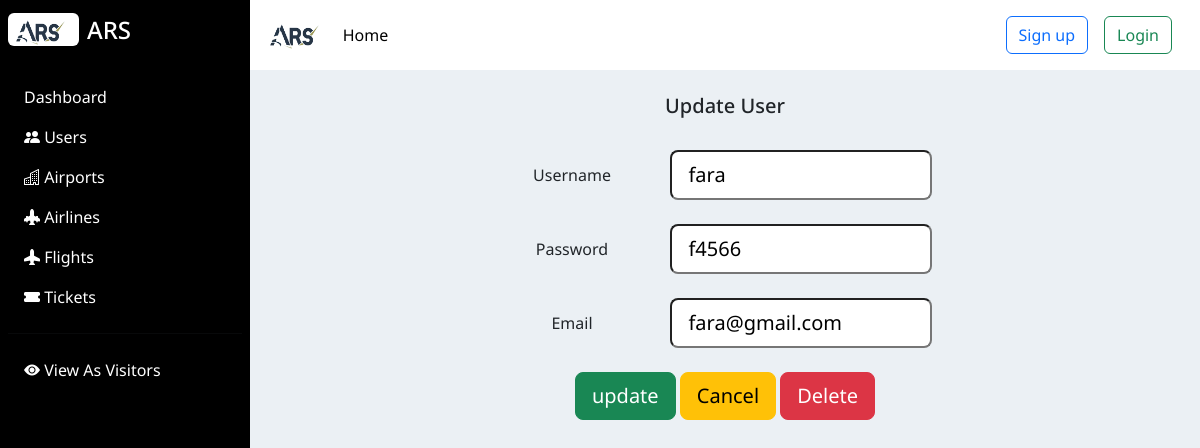
Page /src/auth/update.php?id=1006 on the committed database.
### tables this page shows
CREATE TABLE `user` (
  `id` int(11) NOT NULL,
  `username` varchar(50) NOT NULL,
  `password` varchar(30) NOT NULL,
  `email` varchar(50) NOT NULL,
  `passport` varchar(30) NOT NULL
);

### src/db/database.php (called while the page is built, shortened)
<?php
class Database
{
  public $host    = DB_HOST;
  public $user    = DB_USER;
  public $pass    = DB_PASS;
  public $dbname  = DB_NAME;
  public $connection;
  private function connectDB()
  {
    $this->connection = new mysqli(
      $this->host,
      $this->user,
      $this->pass,
      $this->dbname
    );
  }
  public function select($sqlQuery)
  {
    $result = $this->connection->query($sqlQuery) or
      die($this->connection->error . __LINE__);
    if ($result->num_rows > 0) {
      return $result;
    } else
      return false;
  }
}

### src/auth/update.php (the view, shortened to what this page needs)
<?php
include "./../inc/header.php";
require_once(__DIR__ . '/../db/database.php');
?>
<?php
$db = new Database();
$id = $_GET['id'];
$sqlFindUser = "SELECT * FROM user where user.id=$id";
$userData = $db->select($sqlFindUser)->fetch_assoc();
?>
<body>
  <div class="main-container d-flex">
    <?php
    include_once "../inc/sidebar.php";
    ?>
    <div class="content text-center">
      <?php
      include_once "../inc/navbar.php";
      ?>
      <div class="dashboard-content px-3 pt-4">
        <h2 class="fs-5">Update User</h2>
        <section class="container text-center">
          <div class="row justify-content-center">
            <form action="update.php?id=<?php echo urlencode($id); ?>" method="post" class="col-6 mt-4">
              <div class="row align-items-center mb-4">
                <div class="col-4">
                  <label for="username" class="col-form-label">Username</label>
                </div>
                <div class="col-8">
                  <input type="text" name="username" class="form-control-lg" inputmode="text" value="<?php echo $userData['username'] ?>" required>
                </div>
              </div>
              <div class="row align-items-center mb-4">
                <div class="col-4">
                  <label for="password" class="col-form-label">Password</label>
                </div>
                <div class="col-8">
                  <input type="text" name="password" class="form-control-lg" value="<?php echo $userData['password'] ?>" required>
                </div>
              </div>
              <div class="row align-items-center mb-4">
                <div class="col-4">
                  <label for="email" class="col-form-label">Email</label>
                </div>
                <div class="col-8">
                  <input type="email" name="email" class="form-control-lg" value="<?php echo $userData['email'] ?>" required>
                </div>
              </div>
              <input type="submit" class="btn btn-lg btn-success" name="update" value="update" />
              <a href="users.php" class="btn btn-lg btn-warning" >Cancel</a>
              <button type="submit" class="btn btn-lg btn-danger" name="delete" value="delete">Delete</button>
            </form>
          </div>
        </section>
      </div>
    </div>
  </div>
</body>
</html>

### src/libs/codepen/sidebar.css (style rules this page uses)
body { background: #eee; }
.content { min-height: 100vh; width: 100%; }

### src/inc/styles.css (style rules this page uses)
body { font-family: 'Noto Sans', sans-serif; background-color: #ebf0f4; }

### rows in the picture
user: username "fara", password "f4566", email "fara@gmail.com"
